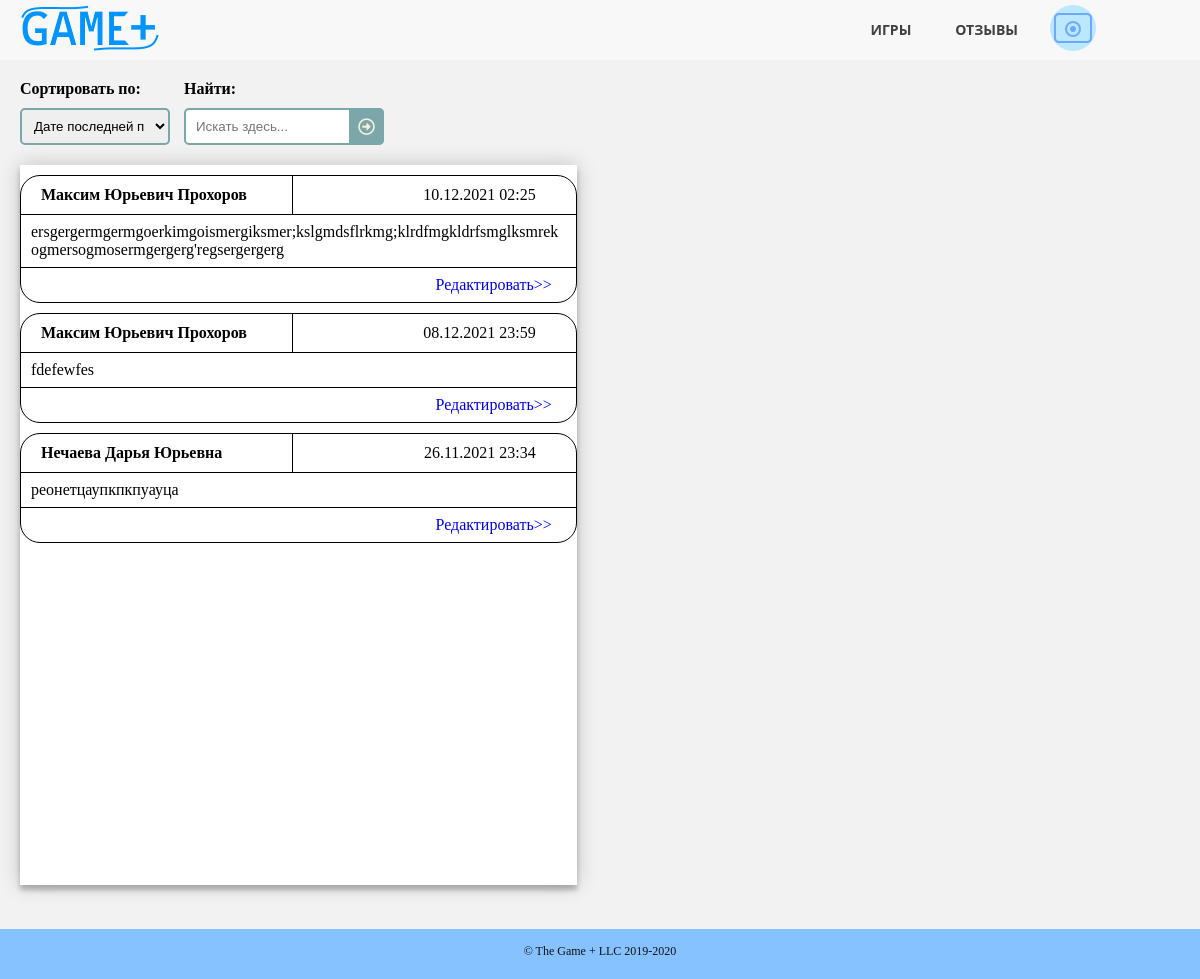
The page /reviews.html on the database as committed earlier.
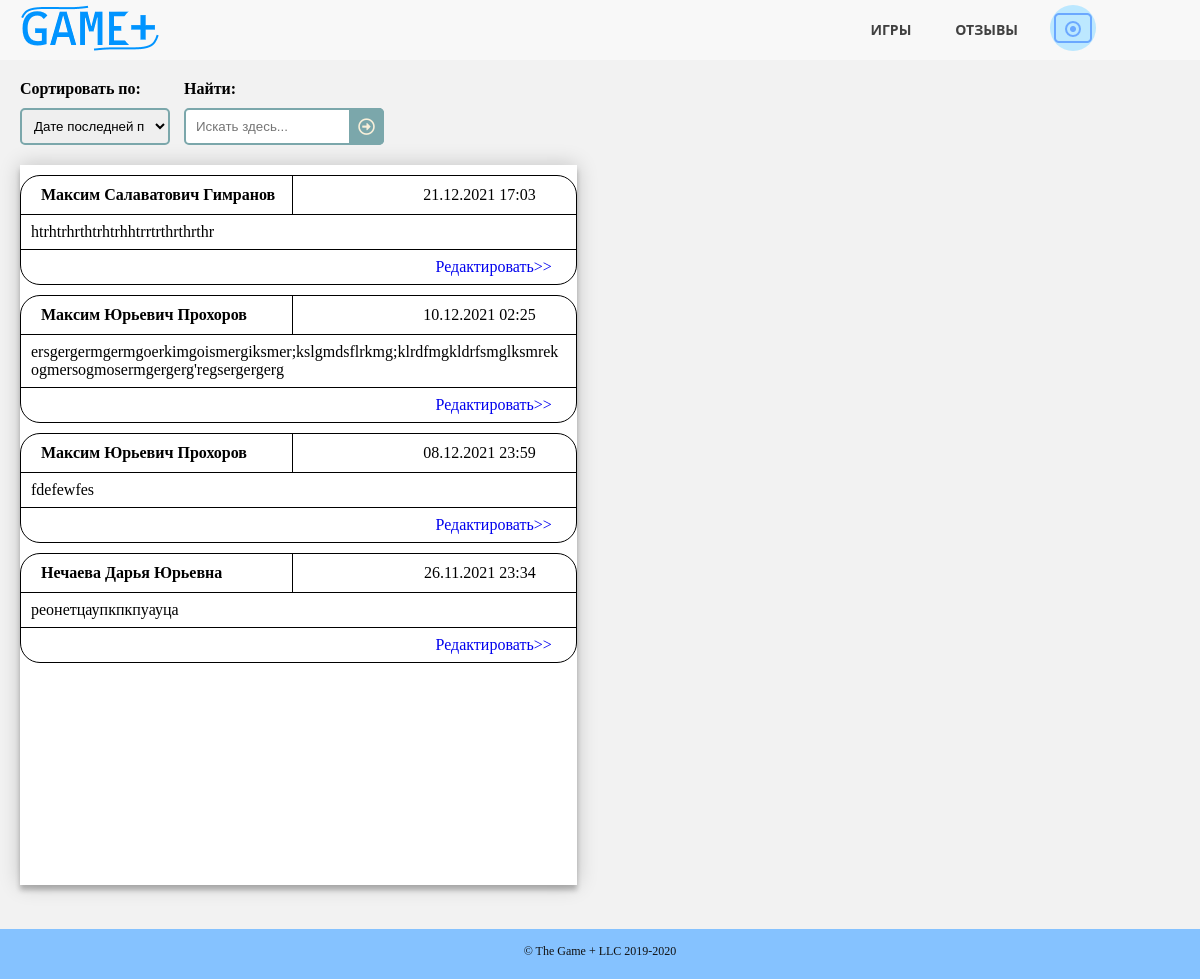
The same page on the database as committed later.
### gameplusapp/models.py (models this page shows)
class Review(models.Model):
    client_id = models.ForeignKey(Employee, on_delete=models.CASCADE)
    review_text = models.CharField(max_length=200)
    public_date = models.DateTimeField(default=timezone.now())
    class Meta:
        ordering = ["-public_date"]

class Employee(models.Model):
    MY_CHOICES = (
        ('a', 'Админ'),
        ('m', 'Мастер'),
        ('c', 'Клиент')
    )
    full_name = models.CharField(max_length=50)
    phone = models.CharField(max_length=11)
    access_level = models.CharField(max_length=1, choices=MY_CHOICES)
    email = models.CharField(max_length=30)
    login = models.CharField(max_length=30, unique=True)
    password = models.CharField(max_length=30)
    reg_date = models.DateTimeField(default=timezone.now())
    avatar = models.ImageField(upload_to="static/images/users", null=True, blank=True)
    class Meta:
        ordering = ["-reg_date"]
    def __str__(self):
        return self.full_name

### gameplusapp/views.py (the view, shortened to what this page needs)
# urls.py: path('reviews.html', ReviewsPage.as_view()),
class ReviewsPage(View):
    def get(self, request):
        g_avatar = None
        if "id_user" in request.session:
            link = "confirm_exit.html"
            log = "Выйти"
            g_avatar = get_del_account(request.session["id_user"]).avatar
        else:
            link = "login.html"
            log = "Войти\Регистрация"
        message = ''
        if "message" in request.session:
            if request.session["message"] == True:
                message = 'Доступ запрещён'
                request.session["message"] = False
        enable = 0
        mod = "Оставить"
        g_reviews = get_reviews()
        form = ReviewsForm()
        filtred = ReviewsFilterForm(request.GET)
        if filtred.is_valid():
            if filtred.cleaned_data["search"]:
                g_reviews = g_reviews.filter(review_text__iregex=filtred.cleaned_data["search"])
            if filtred.cleaned_data["ordering"]:
                g_reviews = g_reviews.order_by(filtred.cleaned_data["ordering"])
        context = {
            'g_reviews': g_reviews,
            'filtred': filtred,
            'form': form,
            'mod': mod,
            'link': link,
            'log': log,
            'enable': enable,
            'message': message,
            'g_avatar': g_avatar
        }
        return render(request, 'reviews.html', context=context)

### gameplusapp/forms.py
class ReviewsFilterForm(forms.Form):
    ordering = forms.ChoiceField(required=False, widget=forms.Select(attrs={
        'class': 'sortsel'
    }), choices=[
        ["-public_date", "Дате последней публикации"],
        ["public_date", "Дате первой публикации"]
    ])
    search = forms.CharField(label="Найти:", required=False, widget=forms.TextInput(attrs={
        'placeholder': 'Искать здесь...'
    }))

class ReviewsForm(forms.ModelForm):
    class Meta:
        model = Review
        fields = ['review_text']
        widgets = {
            "review_text": forms.Textarea(attrs={
                'placeholder': 'Пишите свои пожелания и замечания для улучшения нашего сервиса, делитесь впечатлениями'
            })
        }

### gameplusapp/function.py (called while the page is built)
def get_reviews():
    reviews = Review.objects.all()
    return reviews

### gameplusapp/templates/reviews.html (shortened to what this page needs)
<!DOCTYPE HTML>
<html>
	<head>
		<link rel="stylesheet" href="../static/css/pattern.css" />
		<link rel="stylesheet" href="../static/css/reviews.css" />
	</head>
	<body>
		<header>
		  <nav>
		      <a href="/" class="logo"><img src="../static/images/logo.png" alt="логотип"></a>
			  <ul class="topmenu">
				<li><a href="/games.html">Игры</a></li>
				<li><a href="/reviews.html">Отзывы</a></li>
				<li><a class="submenu-link">
					{% if g_avatar == '' or g_avatar == None %}
					<img src="../static/images/avatar.png" alt="отсутствует аватарка">
					{% else %}
					<img src="../{{ g_avatar }}" alt="аватарка">
					{% endif %}
				</a>
				</li>
			  </ul>
		  </nav>
		</header>
		<section class="selections">
			<div class="functions">
				<form class="searchform" method="get">
					<div class="sortblock">
						<p><strong>Сортировать по:</strong></p>
						<p>{{ filtred.ordering }}</p>
					</div>
					<div class="searchblock">
						<p><strong>Найти:</strong></p>
						<p>{{ filtred.search }}
						<button type="submit"></button></p>
					</div>
				</form>
			</div>
		</section>
		<section class="allreviews">
			<div class="lists">
				<div class="reviews">
					{% for review in g_reviews %}
					{% include 'review_one.html' %}
					{% endfor %}
				</div>
			</div>
		</section>
	</body>
	<footer>
		<div class="copyright">
			<span>&copy; The Game + LLC 2019-2020</span>
		</div>
	</footer>
</html>

### gameplusapp/templates/review_one.html
{% block content %}
<div class="revone">
    <div class="revtag">
        <div class="revname">
            <p>{{ review.client_id }}</p>
        </div>
        <div class="revdate">
            <p>{{ review.public_date|date:"d.m.Y H:i" }}</p>
        </div>
    </div>
    <div class="revother">
        <div class="revrate">
            <p>{{ review.review_text }}</p>
        </div>
    </div>
    <div class="revchange">
        <div class="more">
            <a href="/reviews.html/{{ review.id }}">Редактировать>></a>
        </div>
    </div>
</div>
{% endblock %}

Rows that differ between the two databases and show on the page:
added Review: client_id "Максим Салаватович Гимранов", public_date "21.12.2021 17:03", review_text "htrhtrhrthtrhtrhhtrrtrthrthrthr"
